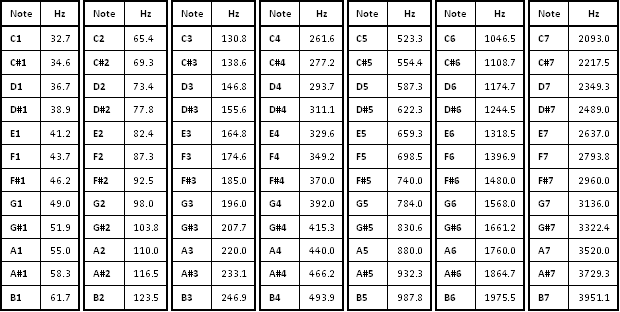
#> input picture src/generatingaudio/frequancies.png, 620 x 312 px; its folder holds only this picture in this run
$ python -i preprocessing.py   (imports and definitions only)   (older library calls are emulated)
#> lines starting #> are read from the running program, lines starting #| are printed output that depends on the picture
#> further down, picture is the input picture: shape (312, 620); min 0, max 255, mean 217.4
import cv2
import skimage.io as io
import numpy as np
import scipy
from skimage.morphology import binary_erosion, binary_dilation, binary_closing,skeletonize, thin
from scipy.signal import convolve2d
from statistics import mode,variance
from math import sqrt
from skimage.measure import find_contours
import matplotlib.pyplot as plt
from skimage import data, color, img_as_ubyte
from skimage.feature import canny
from skimage.transform import hough_ellipse
from skimage.draw import ellipse_perimeter
from skimage.draw import rectangle
from skimage.morphology import disk
from scipy.spatial.distance import euclidean
from skimage.util.shape import view_as_windows
from pip._internal import main as install
from pylab import imshow, gray, show
from math import pi
from scipy.ndimage import interpolation as inter
from skimage.filters import threshold_otsu
from deskewing.deskewing import deskew,rotateBy

#copied from https://github.com/manuelaguadomtz/pythreshold/blob/master/pythreshold/local_th/feng.py

# [176 lines left out: functions feng_threshold, signaltonoise, smooth, simplestColorBalance, poisonScreening, applyPoison and 1 more, not called in this run]

#prespective correction
def prespectiveCorrection(RotatedImage):
    #rotated image is the image returned from the deskew directly
    RotatedImage = RotatedImage*255
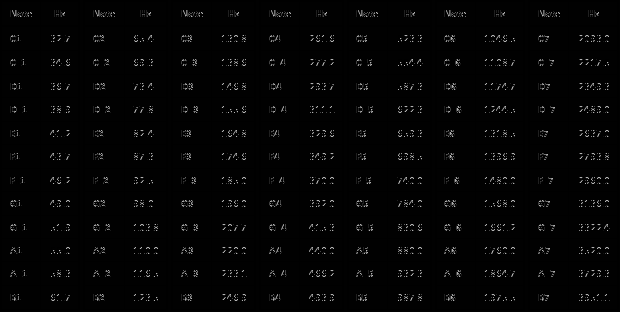
#> RotatedImage: shape (312, 620); min 0, max 179, mean 4.6
    rows,cols = RotatedImage.shape
#> rows = 312; cols = 620
    edges = cv2.Canny(RotatedImage,50,150,apertureSize = 3)
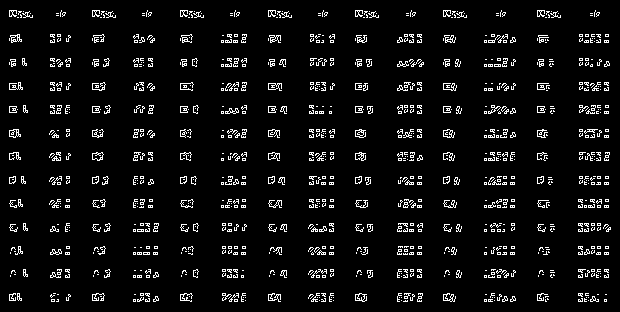
#> edges: shape (312, 620); 6.1% white in thin lines or dots

    maxLineGap = 10
    minLineLength = 60
    prespectiveSlopeThreshold = 0.05
    flag=False


    lines = cv2.HoughLinesP(edges,1,np.pi/180,15,minLineLength=minLineLength,maxLineGap=maxLineGap)
#> lines = None
    binary = np.zeros((rows,cols)).astype('uint8')

    s = 0
    countLines = 0
    countOfVerticalAndhorizontalLines = 0
    for x in range(0, len(lines)):
        for x1,y1,x2,y2 in lines[x]:
            cv2.line(binary,(x1,y1),(x2,y2),255,2)
            m = ((y2-y1)/(x2-x1))
            if(abs(m)==np.inf or m==0):
                countOfVerticalAndhorizontalLines+=1
            if(abs(m) != np.inf):
                countLines+=1
                s+=m
#> this loop made 0 passes
#> binary: shape (312, 620); every value is 0
#> after the loop, countLines = 0; countOfVerticalAndhorizontalLines = 0; s = 0

    avrgSlope = s/countLines
    percentage = (countOfVerticalAndhorizontalLines/len(lines))*100


    if(abs(avrgSlope)>prespectiveSlopeThreshold and percentage<80):

        SE = np.ones([50,50])
        closedImage = cv2.morphologyEx(binary, cv2.MORPH_CLOSE, SE)


        contours, hierarchy = cv2.findContours(closedImage,  cv2.RETR_EXTERNAL, cv2.CHAIN_APPROX_NONE)
        cnts = sorted(contours, key = cv2.contourArea, reverse = True)[:5]


        for box in cnts:
            epsilon = 0.02*cv2.arcLength(box,True)
            approx = cv2.approxPolyDP(box,epsilon,True)
            for i in range(0,len(approx)):
                RotatedImage = cv2.circle(RotatedImage, (approx[i,0,0],approx[i,0,1]), 2, 200, 2)
            if(len(approx)==4):
                flag=True
                points=approx
                break

        if flag==True:

            margin = 20

            points[0,0,0]+=margin
            points[0,0,1]-=margin
            points[1]-=margin
            points[2,0,0]-=margin
            points[2,0,1]+=margin
            points[3]+=margin


            cv2.drawContours(RotatedImage, [points], -1, (0, 255, 0), 2)

            rect = np.zeros((4, 2), dtype = "float32")
            s1 = points.sum(axis = 1)
            s = s1.sum(axis=1)


            rect[0] = s1[np.argmin(s)]
            rect[2] = s1[np.argmax(s)]
            diff = np.diff(s1, axis = 1)
            rect[1] = s1[np.argmin(diff)]
            rect[3] = s1[np.argmax(diff)]

            (tl, tr, br, bl) = rect
            widthA = np.sqrt(((br[0] - bl[0]) ** 2) + ((br[1] - bl[1]) ** 2))
            widthB = np.sqrt(((tr[0] - tl[0]) ** 2) + ((tr[1] - tl[1]) ** 2))
            maxWidth = max(int(widthA), int(widthB))
            heightA = np.sqrt(((tr[0] - br[0]) ** 2) + ((tr[1] - br[1]) ** 2))
            heightB = np.sqrt(((tl[0] - bl[0]) ** 2) + ((tl[1] - bl[1]) ** 2))
            maxHeight = max(int(heightA), int(heightB))

            dst = np.array([
                    [0, 0],
                    [maxWidth - 1, 0],
                    [maxWidth - 1, maxHeight - 1],
                    [0, maxHeight - 1]], dtype = "float32")


            M = cv2.getPerspectiveTransform(rect, dst)
            warped = cv2.warpPerspective(RotatedImage, M, (maxWidth, maxHeight))

        else:warped = RotatedImage

    else:
        warped = RotatedImage

    return warped


# [18 lines left out: function preprocessing, not called in this run]

>>> import cv2
>>> picture = cv2.imread('../generatingaudio/frequancies.png', cv2.IMREAD_GRAYSCALE)
#> (the run stopped early here; a loop or call above may not have finished)
